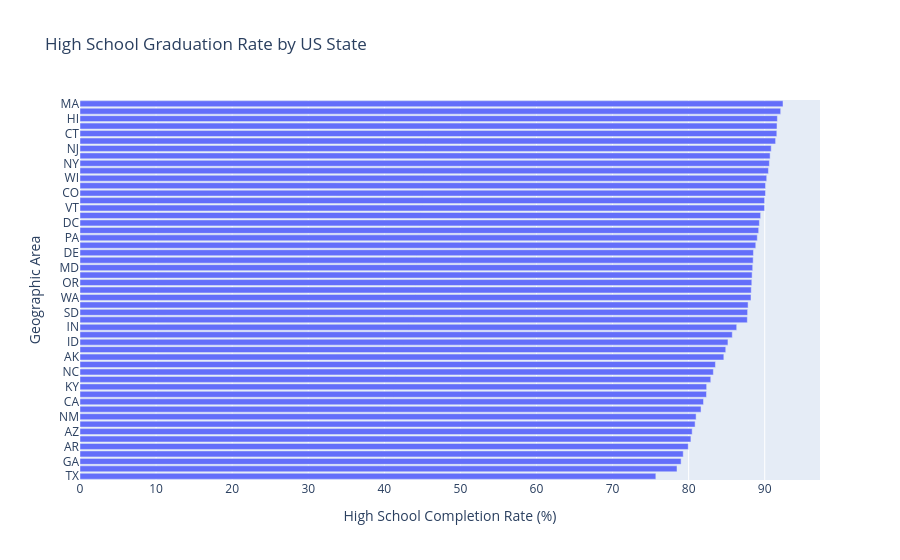

The cell this chart's notebook holds for it:
### Markdown cell above
# Chart the High School Graduation Rate by US State

Show the High School Graduation Rate in ascending order of US States. Which state has the lowest high school graduation rate? Which state has the highest?

### Code cell
hs_by_state=(
    df_pct_completed_hs
    .groupby('Geographic Area')['percent_completed_hs']
    .mean()
    .sort_values()
)

fig=px.bar(
    hs_by_state,
    x=hs_by_state.values,
    y=hs_by_state.index,
    orientation='h',
    title='High School Graduation Rate by US State',
    labels={'x':'High School Completion Rate (%)','y':'state'}
)
fig.show()

### Figure 1 — Plotly figure (JSON) as saved in the notebook; plotly's stock layout.template omitted (floating-point values rounded to 4 significant figures)
{"data": [{"hovertemplate": "High School Completion Rate (%)=%{x}<br>Geographic Area=%{y}<extra></extra>", "legendgroup": "", "marker": {"color": "#636efa", "pattern": {"shape": ""}}, "name": "", "orientation": "h", "showlegend": false, "textposition": "auto", "type": "bar", "x": [75.69, 78.47, 79.01, 79.29, 79.95, 80.3, 80.47, 80.85, 80.98, 81.63, 81.96, 82.35, 82.37, 82.91, 83.25, 83.52, 84.63, 84.88, 85.17, 85.74, 86.32, 87.72, 87.75, 87.82, 88.2, 88.23, 88.3, 88.34, 88.42, 88.48, 88.52, 88.82, 89.02, 89.21, 89.3, 89.47, 89.98, 89.99, 90.11, 90.11, 90.26, 90.49, 90.61, 90.71, 90.85, 91.43, 91.59, 91.62, 91.67, 92.1, 92.4], "xaxis": "x", "y": ["TX", "MS", "GA", "LA", "AR", "AL", "AZ", "SC", "NM", "TN", "CA", "WV", "KY", "OK", "NC", "MO", "AK", "VA", "ID", "FL", "IN", "NV", "SD", "ND", "WA", "KS", "OR", "OH", "MD", "IL", "DE", "RI", "PA", "MI", "DC", "MN", "VT", "NE", "CO", "IA", "WI", "MT", "NY", "NH", "NJ", "ME", "CT", "UT", "HI", "WY", "MA"], "yaxis": "y"}], "layout": {"autosize": true, "barmode": "relative", "legend": {"tracegroupgap": 0}, "title": {"text": "High School Graduation Rate by US State"}, "xaxis": {"anchor": "y", "autorange": true, "domain": [0, 1], "range": [0, 97.27], "title": {"text": "High School Completion Rate (%)"}, "type": "linear"}, "yaxis": {"anchor": "x", "autorange": true, "domain": [0, 1], "range": [-0.5, 50.5], "title": {"text": "Geographic Area"}, "type": "category"}}}
